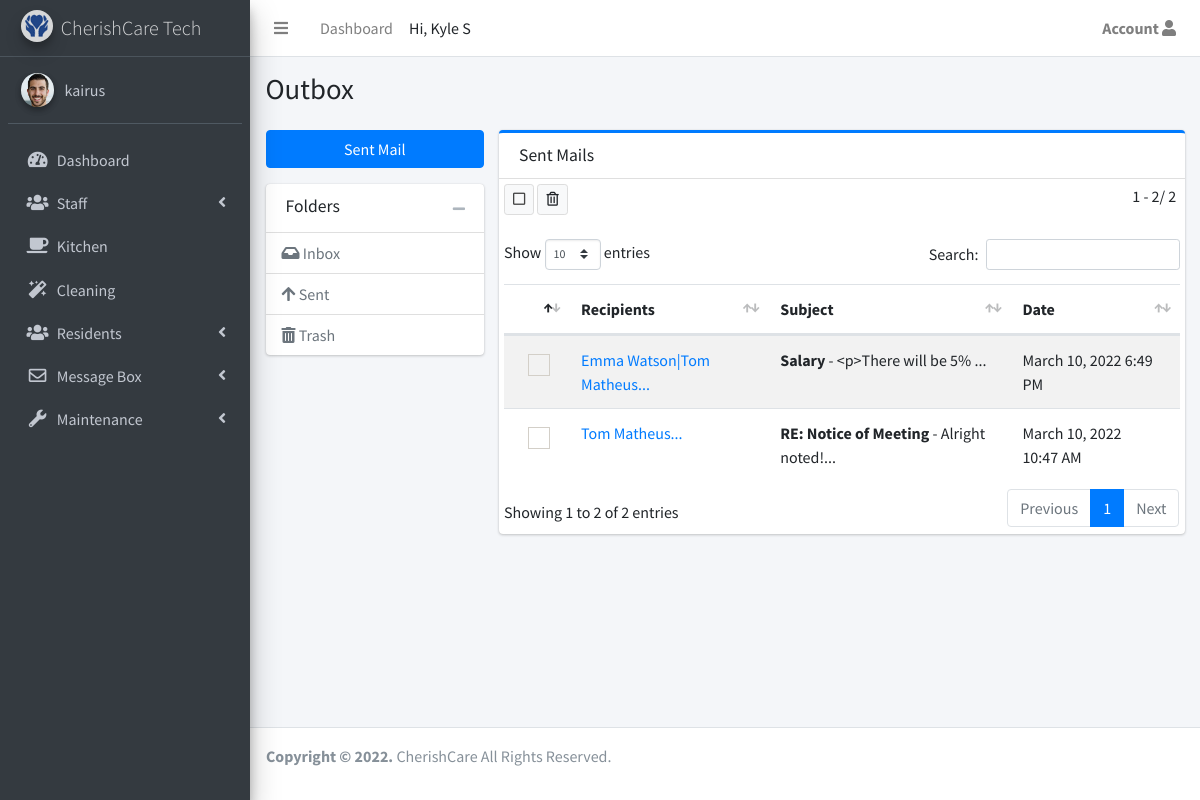
The app's page /admin/sent (signed in) with its own data.
### app/models.py (models this page shows, shortened)
class User(UserMixin, db.Model):
    __tablename__ = 'User'
    __table_args__ = {
        'extend_existing': True
    }
    id = db.Column(db.Integer, primary_key=True)
    name = db.Column(db.String(64))
    username = db.Column(db.String(64), unique=True, index=True)
    role_id = db.Column(db.Integer, db.ForeignKey('roles.id'))
    email = db.Column(db.String(64), unique=True, index=True)
    password_hash = db.Column(db.String(128))
    cleaner = db.relationship('Cleaning', backref='cleaner', foreign_keys='Cleaning.cleaned_by')
    repairs_reported = db.relationship('Maintenance', backref='reporter', foreign_keys='Maintenance.reported_by')
    timeline_entry = db.relationship('Timeline', backref='user_entry', foreign_keys='Timeline.user_entry_id')
    med_issue = db.relationship('Medication', backref='med_issuer_staff', foreign_keys='Medication.med_issuer')
    confirmed = db.Column(db.Boolean, default=True)
    active = db.Column(db.Boolean, default=True)
    created_at = db.Column(db.DateTime, server_default=db.func.now())
    last_seen = db.Column(db.DateTime, server_default=db.func.now())
    profile_photo = db.Column(db.String(64), default='avatar.png')
    @property
    def password(self):
        raise AttributeError('Password is not readable')
    def can(self, perm):
        return self.role is not None and self.role.has_permission(perm)
    def is_administrator(self):
        return self.can(Permission.ADMIN)

class Messages(db.Model):
    __tablename__ = 'messages'
    __table_args__ = {
        'extend_existing': True
    }
    id = db.Column(db.Integer, primary_key=True)
    subject = db.Column(db.String(100))
    category = db.Column(db.String(20))
    message = db.Column(db.String(500))
    sender_id = db.Column(db.ForeignKey('User.id'))
    recipient_ids = db.Column(db.String(100))
    recipients = db.Column(db.String(50000))
    is_trashed = db.Column(db.Boolean, default=False)
    trashed_by_id = db.Column(db.String(100), default='')
    deleted_by_id = db.Column(db.String(100), default='')
    date_time = db.Column(db.DateTime, server_default=db.func.now())

### app/admin/routes.py (the view, shortened to what this page needs)
@admin.route('/sent', methods=['GET', 'POST'])
@login_required
def sent():
    page = request.args.get('page', 1, type=int)
    out_messages = Messages.query.filter(~Messages.deleted_by_id.contains('|'+current_user.get_id()+'|'), ~Messages.trashed_by_id.contains('|'+current_user.get_id()+'|'), Messages.sender_id==current_user.id).order_by(Messages.date_time.desc()).paginate(
        page,  current_app.config['ITEMS_PER_PAGE'], True
    )
    prev_url = None
    if out_messages.has_prev:
        prev_url = url_for('.sent', page=page-1)
    next_url = None
    if out_messages.has_next:
        next_url = url_for('.sent', page=page+1)
    users =  User.query.filter().order_by(User.name)
    return render_template('admin/pages/mailbox/sent_mail.html', user=current_user, users=users,
                           out_messages=out_messages, next_url=next_url, prev_url=prev_url, curr_page=page
                           )

### app/auth/routes.py (called while the page is built)
@auth.before_app_request
def before_request():
    if current_user.is_authenticated \
            and not current_user.confirmed \
            and request.endpoint \
            and request.blueprint != 'auth' \
            and request.blueprint != 'main' \
            and request.endpoint != 'static':
        return redirect(url_for('auth.unconfirmed'))

### app/models.py (called while the page is built)
@login_manager.user_loader
def load_user(user_id):
    return User.query.get(int(user_id))

    def has_permission(self, perm):
        return self.permissions & perm == perm

### app/templates/admin/pages/mailbox/sent_mail.html (shortened to what this page needs)
{% extends 'admin_base.html'%}
{% import "macros.html" as macros %}
{%block css %}
<link rel="stylesheet" href="https://code.ionicframework.com/ionicons/2.0.1/css/ionicons.min.css')}}">
<link rel="stylesheet" href="{{url_for('static', filename='plugins/icheck-bootstrap/icheck-bootstrap.min.css')}}">
<link rel="stylesheet" href="{{url_for('static' , filename='dist/css/adminlte.min.css')}}">
{%endblock%}
{%block page %} Outbox{%endblock%}
{%block main_content %}
<div class="row">
  <div class="col-md-3">
    <a href="#" class="btn btn-primary btn-block mb-3">Sent Mail</a>
    <div class="card">
      <div class="card-header">
        <h3 class="card-title">Folders</h3>
        <div class="card-tools">
          <button type="button" class="btn btn-tool" data-card-widget="collapse"><i class="fas fa-minus"></i>
          </button>
        </div>
      </div>
      <div class="card-body p-0">
        <ul class="nav nav-pills flex-column">
          <li class="nav-item active">
            <a href="{{url_for('.inbox')}}" class="nav-link">
              <i class="fas fa-inbox"></i> Inbox
            </a>
          </li>
          <li class="nav-item">
            <a href="#" class="nav-link">
              <i class="fas fa-arrow-up"></i> Sent
            </a>
          </li>
          {%if user.is_administrator()%}
          <li class="nav-item">
            <a href="{{url_for('.trash')}}" class="nav-link">
              <i class="fas fa-trash-alt"></i> Trash
            </a>
          </li>
          {%endif%}
        </ul>
      </div>
    </div>
  </div>
  <div class="col-md-9">
    <div class="card card-primary card-outline">
      <div class="card-header">
        <h3 class="card-title">Sent Mails</h3>
      </div>
      <div class="card-body p-0">
        <div class="mailbox-controls">
          {%if out_messages.total>0 and user.is_administrator() %}
          <button type="button" class="btn btn-default btn-sm checkbox-toggle" onclick="location.reload()"><i class="far fa-square"></i>
          </button>
          <div class="btn-group">
            <a type="button" class="btn btn-default btn-sm"  id="delete_button" data-toggle="modal" data-target="#modal-danger" onclick="countSelected()"><i class="far fa-trash-alt"></i></a>
          </div>
          {%endif%}
          <div class="float-right">
            {{ macros.pagination_widget(out_messages, prev_url, next_url) }}
        </div>
        <br> <br>
          {%if out_messages.total==0 %}
              <h1 class="row justify-content-center">Empty Outbox</h1>
              {%else%}
        <div class="tabe-responsive mailbox-messages">
          <table id="table1" class="table table-hover table-striped">
            <thead>
              <tr>
                <th></th>
                <th>Recipients</th>
                <th>Subject</th>
                <th>Date</th>
              </tr>
            </thead>
            <tbody>
              {% for message in out_messages.items%}
              <tr>
                <td>
                  <div class="icheck-primary">
                    <label for="{{message.id}}"></label>
                  </div>
                </td>
                <td class="mailbox-name"><a href="{{url_for('.read', source='message', msg_id=message.id)}}">{{message.recipients[:30]}}...</a></td>
                <td class="mailbox-subject"><b>{{message.subject}}</b> - {{message.message[:20]}}...
                </td>
                <td class="mailbox-date">{{ moment(message.date_time).format('LLL') }}</td>
              </tr>
              {%endfor%}
              {%endif%}
            </tbody>
          </table>
        </div>
      </div>
    </div>
  </div>
</div>
{%endblock%}

### app/templates/admin_base.html (shortened to what this page needs)
<!DOCTYPE html>
<html>
<head>
  <link rel="stylesheet" href="{{url_for('static' , filename='plugins/fontawesome-free-5/css/all.css')}}">
  <link rel="stylesheet"
    href="{{url_for('static', filename='plugins/overlayScrollbars/css/OverlayScrollbars.min.css')}}">
    <link rel="stylesheet" href="{{url_for('static', filename='plugins/datatables-bs4/css/dataTables.bootstrap4.min.css')}}">
    <link rel="stylesheet"
    href="{{url_for('static', filename='plugins/datatables-responsive/css/responsive.bootstrap4.min.css')}}">
  <link rel="stylesheet" href="{{url_for('static', filename='plugins/daterangepicker/daterangepicker.css')}}">
  <link rel="stylesheet"
    href="{{url_for('static', filename='plugins/tempusdominus-bootstrap-4/css/tempusdominus-bootstrap-4.min.css')}}">
   <link rel="stylesheet" href="{{url_for('static' , filename='dist/css/preloader.css')}}">
  {%block css %}{%endblock%}
</head>
<body class="hold-transition sidebar-mini">
  <div class="wrapper">
    <nav class="main-header navbar navbar-expand navbar-white navbar-light">
      <ul class="navbar-nav">
        <li class="nav-item">
          <a class="nav-link" data-widget="pushmenu" href="#" role="button"><i class="fas fa-bars"></i></a>
        </li>
        {%if user.is_administrator()%}
        <li class="nav-item d-none d-sm-inline-block">
          <a href="{{url_for('admin.index')}}" class="nav-link">Dashboard</a>
        </li>
        {%endif%}
      </ul>
      <span> Hi, {{user.name}}
      </span>
      <ul class="navbar-nav ml-auto">
        <li class="nav-item dropdown">
          <a class="nav-link" data-toggle="dropdown" href="#">
            <b>Account</b> <i class="fas fa-user"></i>
          </a>
        </li>
      </ul>
    </nav>
    <aside class="main-sidebar sidebar-dark-primary elevation-4">
      {%if user.is_administrator()%}
      <a href="{{url_for('admin.index')}}" class="brand-link">
      {%else%}
      <a href="{{url_for('admin.view_residents')}}" class="brand-link">
        {%endif%}
        <img src="{{url_for('static', filename='assets/img/favicon.png')}}" alt="CherishCare Logo"
          class="brand-image img-circle elevation-3" style="opacity: .8">
        <span class="brand-text font-weight-light">CherishCare Tech</span>
      </a>
      <div class="sidebar">
        <div class="user-panel mt-3 pb-3 mb-3 d-flex">
          <div class="image">
            <a href="#">
              <img src="{{url_for('static', filename='uploads/')}}{{user.profile_photo}}"
                onclick="document.getElementById('photo').click()" class="img-circle elevation-2" alt="User Image">
            </a>
          </div>
          <div class="info">
            <a href="#" class="d-block">{{user.username}}</a>
          </div>
        </div>
        <nav class="mt-2">
          <ul class="nav nav-pills nav-sidebar flex-column" data-widget="treeview" role="menu" data-accordion="false">
            {%if user.is_administrator()%}
            <li class="nav-item">
              <a href="{{url_for('admin.index')}}" class="nav-link">
                <i class="nav-icon fas fa-tachometer-alt"></i>
                <p>Dashboard</p>
              </a>
            </li>
            <li class="nav-item has-treeview">
              <a href="#" class="nav-link">
                <i class="nav-icon fas fa-users"></i>
                <p>
                  Staff
                  <i class="fas fa-angle-left right"></i>
                </p>
              </a>
            </li>
            {%endif%}
            {%if user.is_administrator() or user.role.name=="Kitchen Staff"%}
            <li class="nav-item">
              <a href="{{url_for('admin.kitchen')}}" class="nav-link">
                <i class="nav-icon fas fa-coffee"></i>
                <p>Kitchen</p>
              </a>
            </li>
            {%endif%}
            {%if user.is_administrator() or user.role.name=="Cleaning Staff"%}
            <li class="nav-item">
              <a href="{{url_for('admin.cleaning')}}" class="nav-link">
                <i class="nav-icon fas fa-magic"></i>
                <p>Cleaning</p>
              </a>
            </li>
            {%endif%}
            {%if user.is_administrator() %}
            <li class="nav-item has-treeview">
              <a href="#" class="nav-link">
                <i class="nav-icon fas fa-users"></i>
                <p>
                  Residents
                  <i class="fas fa-angle-left right"></i>
                </p>
              </a>
            </li>
            {%endif%}
            <li class="nav-item has-treeview">
              <a href="#" class="nav-link">
                <i class="nav-icon far fa-envelope"></i>
                <p>
                  Message Box
                  <i class="fas fa-angle-left right"></i>
                </p>
              </a>
            </li>
            {%if user.is_administrator() or user.role.name=="Maintenance Staff"%}
            <li class="nav-item has-treeview">
              <a href="#" class="nav-link">
                <i class="nav-icon fas fa-wrench"></i>
                <p>
                  Maintenance
                  <i class="fas fa-angle-left right"></i>
                </p>
              </a>
            </li>
            {%endif%}
          </ul>
        </nav>
      </div>
    </aside>
    <div class="content-wrapper">
      <section class="content-header">
        <div class="container-fluid">
          <div class="row mb-2">
            <div class="col-sm-6">
              <h1>{%block page %} {%endblock%}</h1>
            </div>
          </div>
        </div>
      </section>
      <section class="content">
        <div class="container-fluid">
          {%block main_content %} {%endblock%}
        </div>
      </section>
    </div>
    <footer class="main-footer no-print">
      <p>
        <strong>Copyright &copy
          <script> document.write(new Date().getFullYear())</script>.
        </strong>
        CherishCare All Rights Reserved.
      </p>
    </footer>
</body>
</html>

### records on screen
User: name "Kyle S", profile_photo (picture), username "kairus"
Messages: recipients "Emma Watson|Tom Matheus", subject "Salary", message "<p>There will be 5%", date_time "March 10, 2022 6:49 PM"
Messages: recipients "Tom Matheus", subject "RE: Notice of Meeting", message "Alright noted!", date_time "March 10, 2022 10:47 AM"

### other values on screen
{{ ((pagination.page - 1) * pagination.per_page) + 1 }} "1"
{{ pagination.total }} "2"
